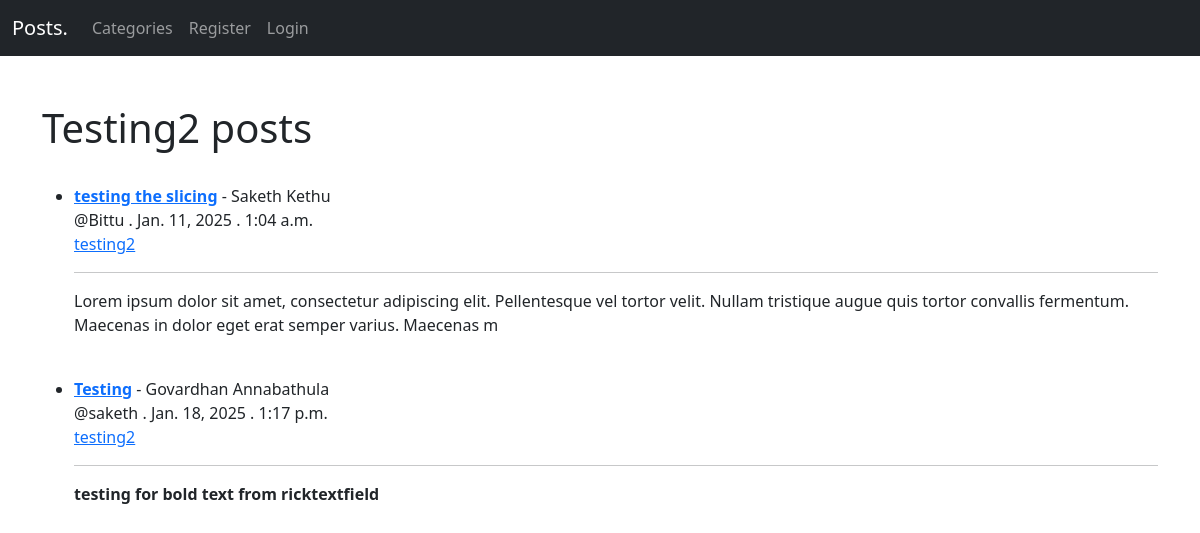
Before: /category/testing2/ with the older database file.
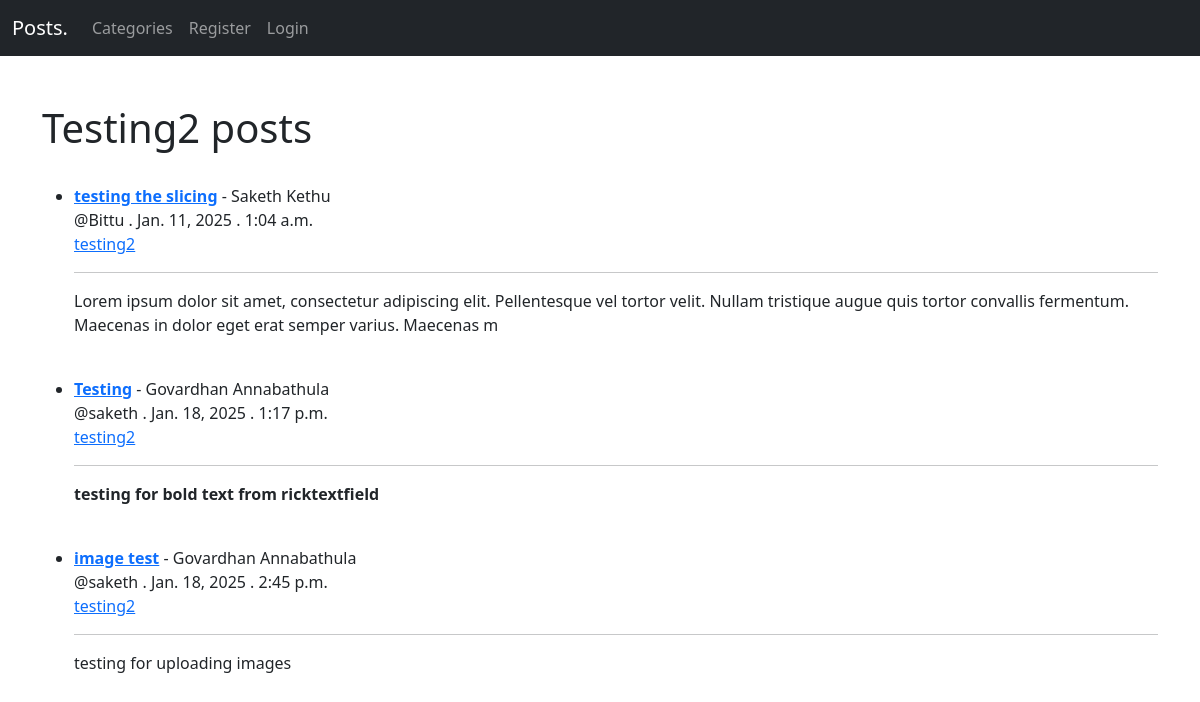
After: the same page with the newer database file.
### startBlog/models.py (models this page shows, shortened)
class Post(models.Model):
    title = models.CharField(max_length=255)
    author = models.ForeignKey(User, on_delete=models.CASCADE) #If user is deleted then this removes all the posts from the user
    header_image = models.ImageField(null=True, blank=True, upload_to='images/')
    body = RichTextField(blank=True, null=True)
    post_date = models.DateField(auto_now_add=True)
    post_time = models.TimeField(auto_now_add=True)
    category = models.CharField(max_length=255) #make sure that the categories doesn't contain special characters and the letters are always small letters not capital letters
    likes = models.ManyToManyField(User, related_name="blog_likes")

### startBlog/views.py (the view)
# urls.py: path('category/<str:cats>/', views.CategoryView, name="category-view"),
def CategoryView(request, cats):
    category_posts = Post.objects.filter(category=cats.replace('-', ' '))
    return render(request, 'categories.html', {'category_posts': category_posts, 'cats': cats.title().replace('-', ' ')})

### startBlog/templates/categories.html (shortened to what this page needs)
{%  extends 'base.html' %}
{%  block content    %}
<br>
<h1>{{ cats }} posts</h1>
<br>
{% if category_posts %}
    <ul>
        {% for post in category_posts %}
            <li><a href="{% url 'post-detail' post.pk %}"><b>{{  post.title }}</b></a> - {{  post.author.first_name }} {{  post.author.last_name }} <br/>
                @{{  post.author }} . {{ post.post_date }} . {{ post.post_time }}<br/>
                <a href="{% url 'category-view' post.category %}">{{  post.category }}</a><br>
                <hr>
                {{ post.body|slice:":200"|safe }}</li>
            <br>
        {% endfor %}
    </ul>
{% else %}
    <h2>There are no posts of the category {{ cats }}</h2>
{% endif %}
{%  endblock    %}

### startBlog/templates/base.html (shortened to what this page needs)
<!DOCTYPE html>
<html lang="en">
<head>
    <link href="https://cdn.jsdelivr.net/npm/bootstrap@5.3.3/dist/css/bootstrap.min.css" rel="stylesheet">
</head>
<body>
    <nav class="navbar navbar-expand-lg bg-dark navbar-dark">
        <div class="container-fluid">
          <a class="navbar-brand" href="{%  url 'home'  %}">Posts.</a>
          <div class="collapse navbar-collapse" id="navbarSupportedContent">
            <ul class="navbar-nav me-auto mb-2 mb-lg-0">
              {% if cat_menu %}
              <li class="nav-item dropdown">
                <a class="nav-link dropdown-toggle" href="#" role="button" data-bs-toggle="dropdown" aria-expanded="false">
                  Categories
                </a>
                <ul class="dropdown-menu">
                  {% for item in cat_menu %}
                    <li><a class="dropdown-item" href="{% url 'category-view' item|slugify %}">{{ item }}</a></li>
                  {% endfor %}
                </ul>
              </li>
              {% else %}
                <li class="nav-item"><a class="nav-link" href="{% url 'category-list' %}">Categories</a></li>
              {% endif %}
              {% if user.is_authenticated %}
              <li class="nav-item">
                <a class="nav-link" href="{% url 'add-post' %}">Add Post</a>
              </li>
              <li class="nav-item">
                <a class="nav-link" href="{% url 'add-category' %}">Add Category</a>
              </li>
              <li class="nav-item">
                <a class="nav-link" href="{% url 'edit-profile' %}">Edit profile</a>
              </li>
              <form method="post" action="{% url 'logout' %}" class="nav-item">
                {% csrf_token %}
                <button type="submit" class="nav-link">Log Out</button>
              </form>
              {% else %}
              <li class="nav-item">
                <a class="nav-link" href="{% url 'register' %}">Register</a>
              </li>
              <li class="nav-item">
                <a class="nav-link" href="{% url 'login' %}">Login</a>
              </li>
              {% endif %}
            </ul>
          </div>
        </div>
      </nav>
    <br>
    <div class="container">
        {%  block content    %}
        {%  endblock    %}
    </div>
</body>
</html>

Changed rows visible on the page:
added Post: title "image test", author.first_name "Govardhan", author.last_name "Annabathula", author "saketh", post_date "Jan. 18, 2025", post_time "2:45 p.m.", category "testing2", body "testing for uploading images"
